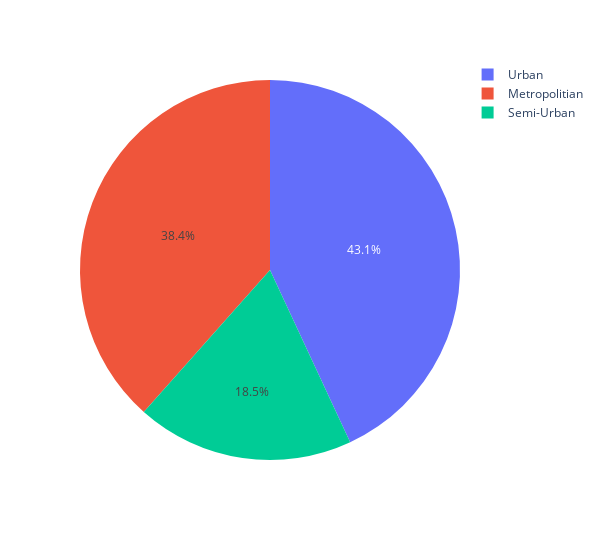

The code cell stored with this chart in its notebook:
### Code cell
px.pie(avg_distance, values='distance(km)', names='City', width=600)

### Figure 1 — Plotly figure (JSON) as saved in the notebook; plotly's stock layout.template omitted (floating-point values rounded to 4 significant figures)
{"data": [{"domain": {"x": [0, 1], "y": [0, 1]}, "hovertemplate": "City=%{label}<br>distance(km)=%{value}<extra></extra>", "labels": ["Metropolitian", "Semi-Urban", "Urban"], "legendgroup": "", "name": "", "showlegend": true, "type": "pie", "values": [26.76, 12.87, 29.98]}], "layout": {"legend": {"tracegroupgap": 0}, "margin": {"t": 60}, "width": 600}}
